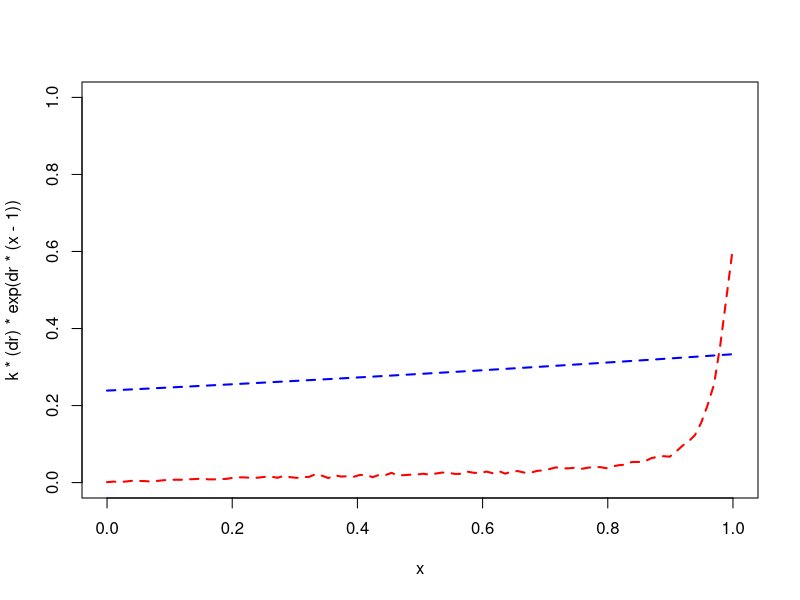

Write R code to recreate this figure.
y = as.matrix(read.table('Temp/k1_seeds.dat'))
x = seq(0.00,1,length.out = length(y))
k=1
dr = 0.3333
a = k * (1 - dr)
N = 210
C = 3
b = N*(dr)
plot(x,k*(dr)*exp(dr*(x-1)),col='blue',lwd=2,lty=2,type='l',ylim=c(0,1))
lines(x,y,col='red',lwd=2,lty=2,type='l')
